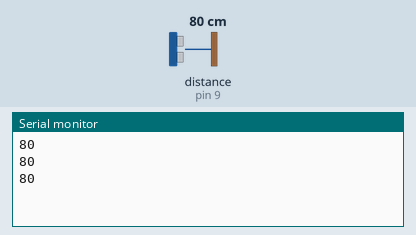
The sketch below on a simulated Arduino Uno, built with avr-gcc and run on an emulated ATmega328P. Shown: the last lines printed to the serial monitor. Wiring (inferred from the names in the program): ultrasonic range finder: trigger pin 10; echo pin 9. The inputs (shaded band) are chosen by the test bench; at power-on: distance to the obstacle (sensor on pin 9) 80 cm. The echo pulse lasts 58.3 µs per cm.

Above: at 1.3 s.
1.4 s: distance to the obstacle (sensor on pin 9) set to 2 cm
At 1.9 s:
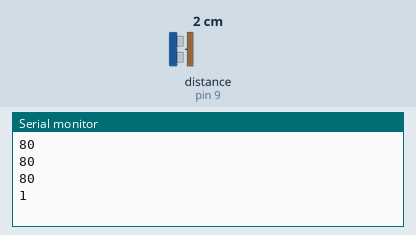
2.9 s: distance to the obstacle (sensor on pin 9) set to 4 cm
At 3.4 s:
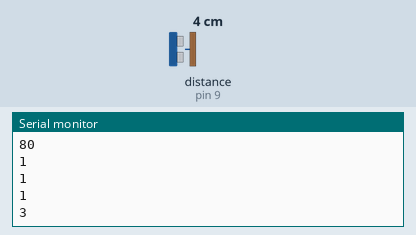
Timing chart, 0 to 5.9 s (numbered marks = the images above; inputs shaded):
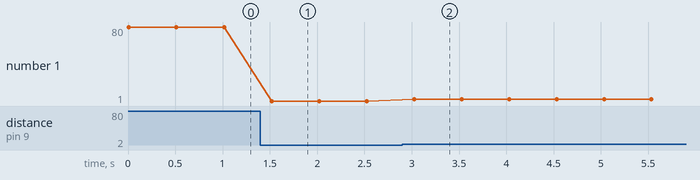

The sketch:

UltraSonido.ino
```cpp
  int TRIG = 10;
  int ECHO = 9;
  int DURACION;
  int DISTANCIA;

void setup() {
  pinMode(ECHO, INPUT);
  pinMode(TRIG, OUTPUT);
  Serial.begin(9600);
}

void loop() {
  digitalWrite(TRIG, HIGH);
  delay(1);
  digitalWrite(TRIG, LOW);
  DURACION = pulseIn(ECHO, HIGH);
  DISTANCIA = DURACION/58,2;
  Serial.println(DISTANCIA);
  delay(500);
}
```

Measured:
- after the input at 1.4 s, the serial monitor: prints a new line after 0.12 s (image 1)
- after the input at 2.9 s, the serial monitor: prints a new line after 0.13 s (image 2)
- plotted number 1: 80 → 1 after the input at 1.4 s, 1 → 3 after the input at 2.9 s
